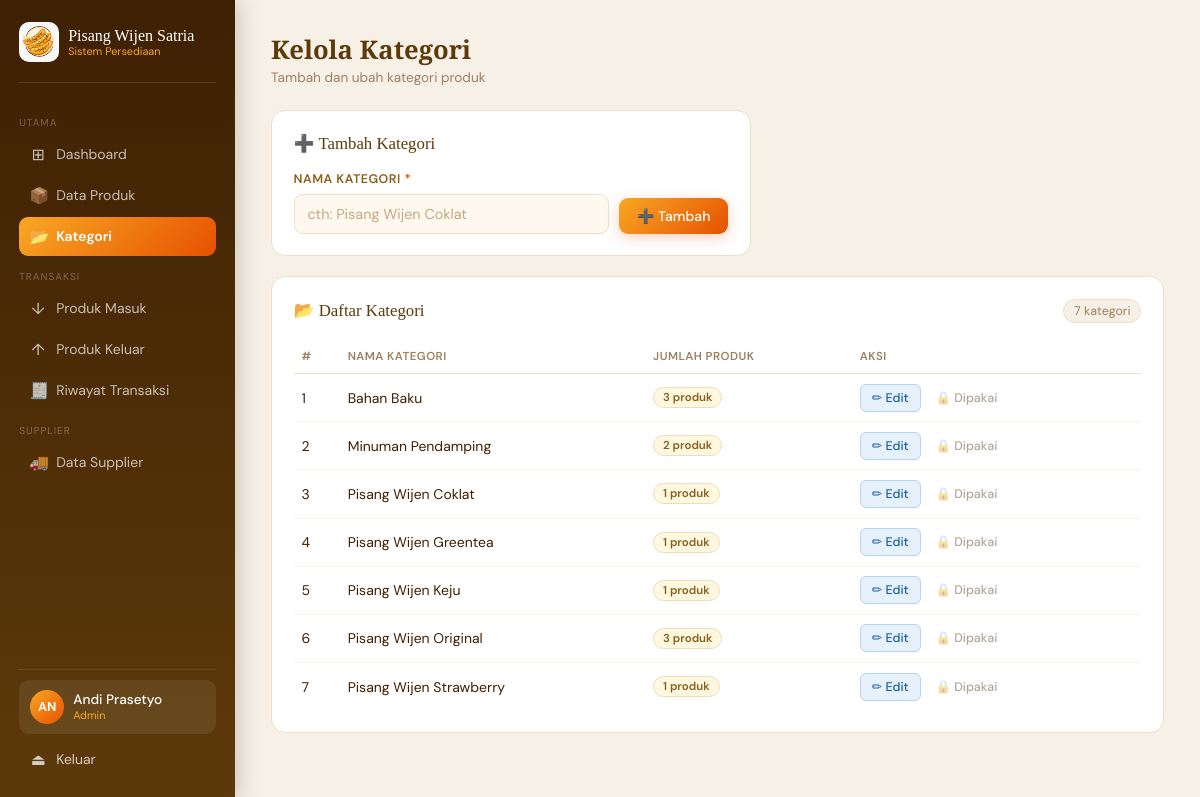
The page /kelola_kategori.php (signed in) on the database its author committed.
### tables this page shows
CREATE TABLE `kategori` (
  `id_kategori` int(11) NOT NULL,
  `nama_kategori` varchar(125) NOT NULL
);

### kelola_kategori.php (the view, shortened to what this page needs)
<?php
require_once 'koneksi.php';
$edit_data = null;
$kat_list = mysqli_query($koneksi,
    "SELECT k.*, COUNT(p.id_produk) as jml_produk
     FROM kategori k
     LEFT JOIN produk p ON k.id_kategori = p.id_kategori
     GROUP BY k.id_kategori
     ORDER BY k.nama_kategori ASC");
include 'header_nav.php';
?>
<div class="page-head">
  <div>
    <h1 class="page-title">Kelola Kategori</h1>
    <p class="page-sub">Tambah dan ubah kategori produk</p>
  </div>
</div>
<div class="card mb" style="max-width:480px">
  <div class="card-head">
    <span class="card-title"><?= $edit_data ? '✏️ Edit Kategori' : '➕ Tambah Kategori' ?></span>
  </div>
  <form method="POST" action="kelola_kategori.php" style="display:flex;gap:10px;align-items:flex-end">
    <div class="form-group" style="flex:1;margin:0">
      <label class="form-label">Nama Kategori <span class="req">*</span></label>
      <input class="form-input" type="text" name="nama_kategori" required
             placeholder="cth: Pisang Wijen Coklat"
             value="<?= htmlspecialchars($edit_data['nama_kategori'] ?? '') ?>">
    </div>
    <button type="submit" class="btn btn-utama" style="white-space:nowrap">
      <?= $edit_data ? '💾 Simpan' : '➕ Tambah' ?>
    </button>
  </form>
</div>
<div class="card">
  <div class="card-head">
    <span class="card-title">📂 Daftar Kategori</span>
    <span class="badge-count"><?= mysqli_num_rows($kat_list) ?> kategori</span>
  </div>
  <div class="table-wrap">
  <table>
    <thead><tr><th>#</th><th>Nama Kategori</th><th>Jumlah Produk</th><th>Aksi</th></tr></thead>
    <tbody>
      <?php $no=1; while ($k = mysqli_fetch_assoc($kat_list)): ?>
      <tr>
        <td><?= $no++ ?></td>
        <td><?= htmlspecialchars($k['nama_kategori']) ?></td>
        <td><span class="badge badge-o"><?= $k['jml_produk'] ?> produk</span></td>
        <td>
          <a href="kelola_kategori.php?edit=<?= $k['id_kategori'] ?>" class="btn btn-kecil btn-biru">✏ Edit</a>
          <?php if ($k['jml_produk'] == 0): ?>
          <a href="kelola_kategori.php?hapus=<?= $k['id_kategori'] ?>"
             class="btn btn-kecil btn-merah"
             onclick="return confirm('Hapus kategori ini?')">🗑 Hapus</a>
          <?php else: ?>
          <span class="btn btn-kecil" style="opacity:.4;cursor:default">🔒 Dipakai</span>
          <?php endif; ?>
        </td>
      </tr>
      <?php endwhile; ?>
    </tbody>
  </table>
  </div>
</div>
<?php include 'footer_nav.php'; ?>

### header_nav.php (style rules this page uses)
*, *::before, *::after { margin:0; padding:0; box-sizing:border-box; }
:root { --kuning:#F9A825; --oranye:#E65100; --coklat:#5D3A0A; --coklat-tua:#3E2003; --muda:#9E8060; --krem:#FFF8EE; --border:#EFE0C4; }
body { font-family:'DM Sans',sans-serif; background:#F7F0E6; color:var(--coklat-tua); min-height:100vh; }
.page-head { display:flex; align-items:center; justify-content:space-between; margin-bottom:1.5rem; }
.page-title { font-family:'Playfair Display',serif; font-size:1.6rem; color:var(--coklat); }
.page-sub { font-size:.85rem; color:var(--muda); margin-top:2px; }
.card { background:#fff; border-radius:14px; padding:1.35rem; border:1px solid var(--border); }
.card.mb { margin-bottom:1.25rem; }
.card-head { display:flex; align-items:center; justify-content:space-between; margin-bottom:1.1rem; flex-wrap:wrap; gap:8px; }
.card-title { font-family:'Playfair Display',serif; font-size:1.05rem; color:var(--coklat); }
.badge-count { background:#F7F0E6; border:1px solid var(--border); padding:3px 10px; border-radius:20px; font-size:.78rem; color:var(--muda); }
.form-group { display:flex; flex-direction:column; }
.form-label { font-size:.78rem; font-weight:600; color:#8B5E1A; text-transform:uppercase; letter-spacing:.04em; margin-bottom:.4rem; }
.form-input { padding:10px 13px; border:1.5px solid var(--border); border-radius:9px; font-family:'DM Sans',sans-serif; font-size:.9rem; color:var(--coklat-tua); background:var(--krem); outline:none; transition:border-color .2s, box-shadow .2s; width:100%; }
.form-input::placeholder { color:#C4A882; }
.req { color:var(--oranye); }
.btn { display:inline-flex; align-items:center; gap:5px; padding:9px 18px; border-radius:9px; font-family:'DM Sans',sans-serif; font-size:.875rem; font-weight:500; cursor:pointer; border:none; text-decoration:none; transition:all .18s; white-space:nowrap; }
.btn-utama { background:linear-gradient(135deg,var(--kuning),var(--oranye)); color:#fff; box-shadow:0 4px 14px rgba(230,81,0,.25); }
.btn-kecil { padding:5px 11px; font-size:.78rem; border-radius:6px; }
.btn-biru { background:#E6F1FB; color:#185FA5; border:1px solid #B5D4F4; }
.table-wrap { overflow-x:auto; }
table { width:100%; border-collapse:collapse; min-width:500px; }
th { font-size:.72rem; text-transform:uppercase; letter-spacing:.04em; color:var(--muda); font-weight:600; padding:.55rem .5rem; text-align:left; border-bottom:1.5px solid var(--border); white-space:nowrap; }
td { padding:.6rem .5rem; font-size:.875rem; border-bottom:1px solid #FAF4E8; vertical-align:middle; }
tr:last-child td { border-bottom:none; }
.badge { display:inline-block; padding:2px 9px; border-radius:20px; font-size:.72rem; font-weight:600; }
.badge-o { background:#FFF8E1; color:#8B5E1A; border:1px solid #F0DDB8; }

### rows shown on the page
kategori: nama_kategori "Bahan Baku", jml_produk "3"
kategori: nama_kategori "Minuman Pendamping", jml_produk "2"
kategori: nama_kategori "Pisang Wijen Coklat", jml_produk "1"
kategori: nama_kategori "Pisang Wijen Greentea", jml_produk "1"
kategori: nama_kategori "Pisang Wijen Keju", jml_produk "1"
kategori: nama_kategori "Pisang Wijen Original", jml_produk "3"
kategori: nama_kategori "Pisang Wijen Strawberry", jml_produk "1"

### other values the page prints
$inisial "AN"
$nama "Andi Prasetyo"
$label_level "Admin"
mysqli_num_rows($kat_list) "7"
